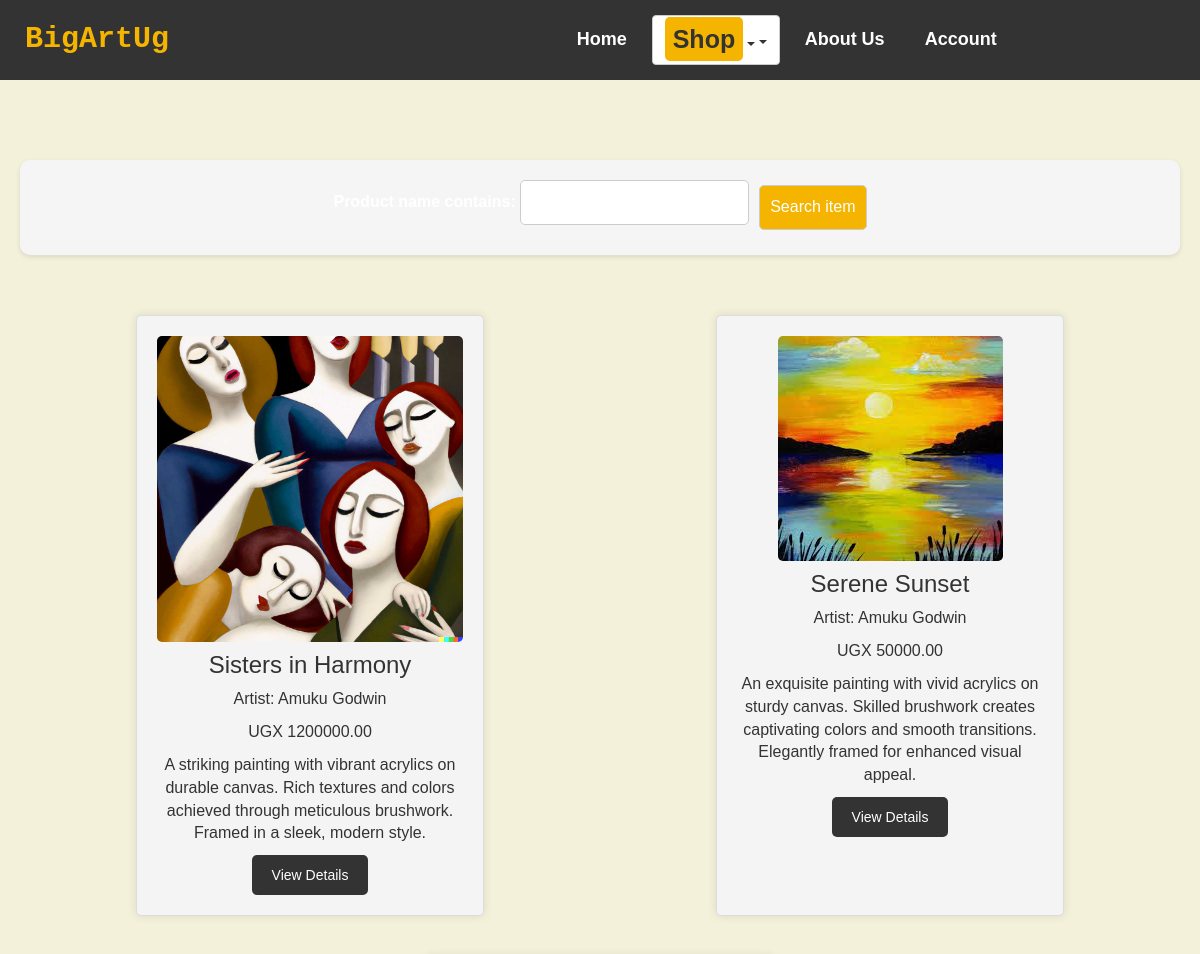
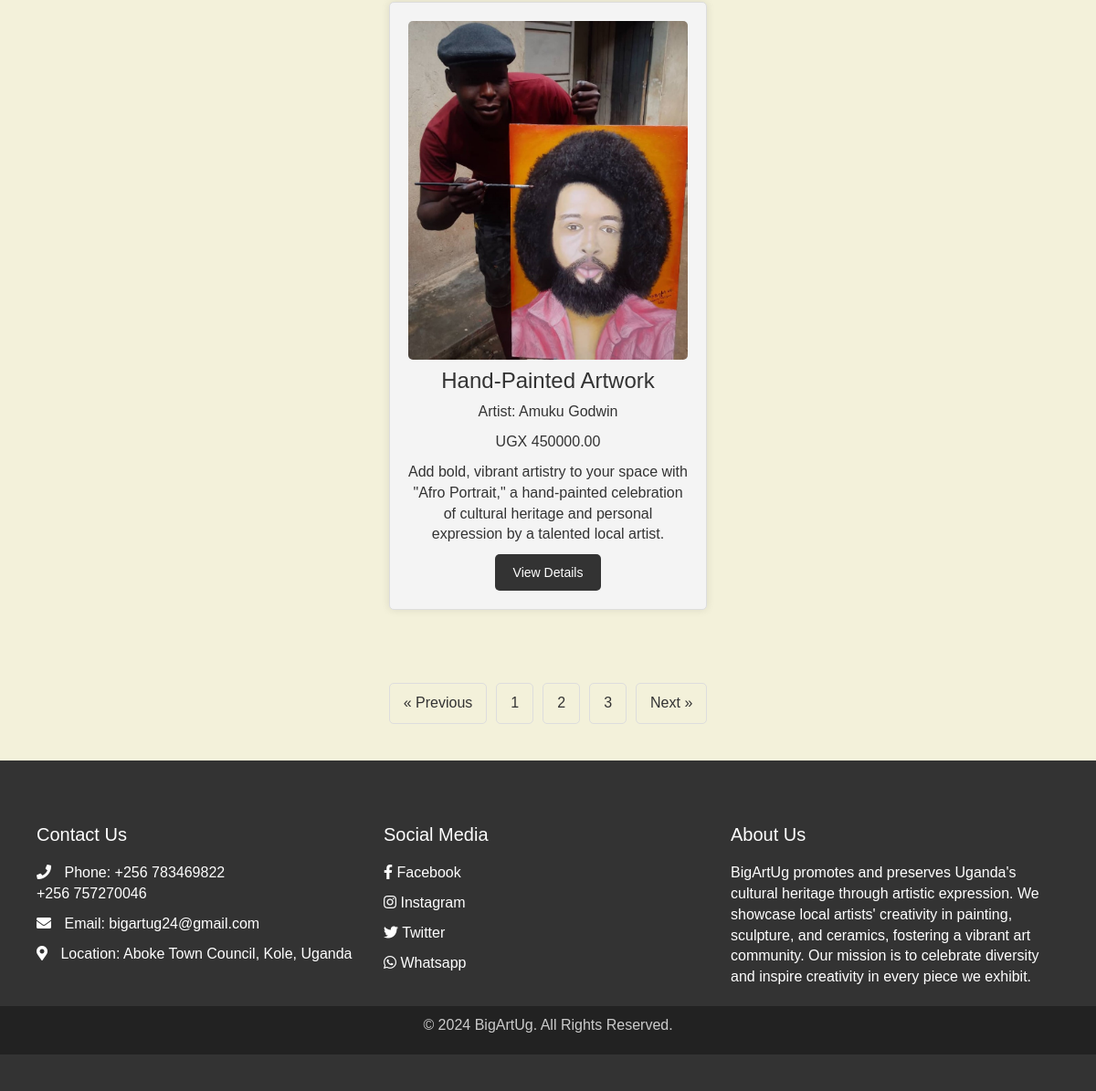
/paintings/, run on the app's committed database (2 pictures, top to bottom).
### bigArt/models.py (models this page shows, shortened)
class Product(models.Model):
    category = models.ForeignKey(Category, on_delete=models.CASCADE)
    product_name = models.CharField(max_length=255)
    unit_price = models.DecimalField(max_digits=10, decimal_places=2)
    artist = models.CharField(max_length=200, default='Amuku Godwin')
    quantity = models.IntegerField(null=True, blank=True)
    short_description = models.TextField(blank=True, null=True)
    description = models.TextField()
    image = models.ImageField(upload_to='products/')

### bigArt/views.py (the view)
# urls.py: path('paintings/', views.paintings, name='paintings'),
def paintings(request):
    paintings_category = Category.objects.get(name='Paintings')
    products_in_paintings_category = Product.objects.filter(category=paintings_category)
    painting_filter = ShopFilter(request.GET, queryset=products_in_paintings_category)
    filtered_paintings = painting_filter.qs
    return render(request, 'bigArt/painting.html', {'paintings': filtered_paintings, 'painting': painting_filter})

### bigArt/templates/bigArt/painting.html (shortened to what this page needs)
{% extends "bigArt/base.html" %}
{% load static %}
{% block content %}
<main>
    <div class="filter-search">
        <form method="get">
            {{ painting.form.as_p }}
            <input type="submit" value="Search item " class="btn btn-primary"/>
        </form>
    </div>
    <div class="paintings-grid" >
        {% for painting in paintings %}
        <div class="painting-card">
            {% if painting.image %}
            <img src="{{painting.image.url }}" alt="{{ painting.name }}">
            {% endif %}
            <h2>{{ painting.product_name }}</h2>
            <p>Artist: {{ painting.artist }}</p>
            <p>UGX {{ painting.unit_price }}</p>
            <p>{{ painting.short_description }}</p>
            <a href="{% url 'product_detail' painting.id %}" class="btn btn-custom">View Details</a>
        </div>
        {% endfor %}
    </div>
    <div class="pagination">
        <a href="#">&#171; Previous</a>
        <a href="#">1</a>
        <a href="#">2</a>
        <a href="#">3</a>
        <a href="#">Next &#187;</a>
    </div>
</main>
{% endblock %}

### bigArt/static/css/index.css (style rules this page uses)
body { font-family: Arial, sans-serif; margin: 0; padding: 0; box-sizing: border-box; background-color: #f3f1da; }

### bigArt/static/css/base.css (style rules this page uses)
body { font-family: Arial, sans-serif; margin: 0; padding: 0; box-sizing: border-box; background-color: #f3f1da; }

### bigArt/static/css/sign.css (style rules this page uses)
body { margin: 0; padding: 0; font-family: Arial, sans-serif; font-size: 10px; }

### bigArt/static/css/login.css (style rules this page uses)
body { margin: 0; padding: 0; font-family: Arial, sans-serif; }

### bigArt/static/css/contact.css (style rules this page uses)
body { margin: 0; padding: 0; font-family: Arial, sans-serif; }
label { color: white; display: block; margin-bottom: 5px; }

### bigArt/templates/bigArt/base.html (style rules this page uses)
body { font-family: Arial, sans-serif; font-size: 16px; margin: 0; padding: 0; box-sizing: border-box; background-color: #f3f1da; }

### data on the page
Product: image (picture), product_name "Sisters in Harmony", artist "Amuku Godwin", unit_price "1200000.00", short_description "A striking painting with vibrant acrylics on durable canvas. Rich textures and colors achieved through meticulous brushwork. Framed in a sleek, modern style."
Product: image (picture), product_name "Serene Sunset", artist "Amuku Godwin", unit_price "50000.00", short_description "An exquisite painting with vivid acrylics on sturdy canvas. Skilled brushwork creates captivating colors and smooth transitions. Elegantly framed for enhanced visual appeal."
Product: image (picture), product_name "Hand-Painted Artwork", artist "Amuku Godwin", unit_price "450000.00", short_description "Add bold, vibrant artistry to your space with \"Afro Portrait,\" a hand-painted celebration of cultural heritage and personal expression by a talented local artist."
